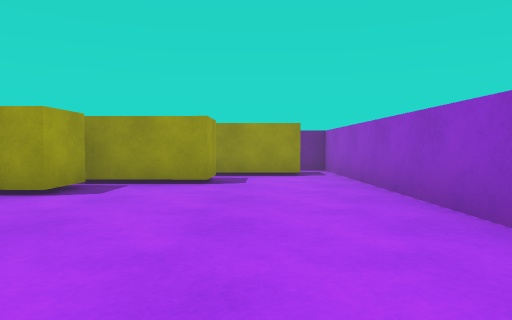
View 1 (above)

16 first-person views from a walk through a Unity game level. The camera is 0.58 m above the floor, tilts 2° down and sees 70° across. The floor is counted in squares, 1 m on a side. Each view is taken from the middle of a square. On the plan, view 1 faces up. The plan holds only what a view shows up to about 10 squares ahead; the rest is blank. The player character is not drawn. Surface patterns are stand-ins for the level's own textures.

View 2
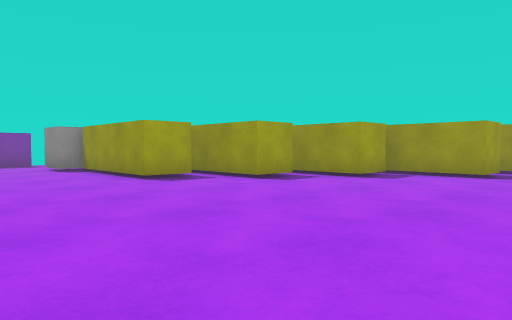

View 3
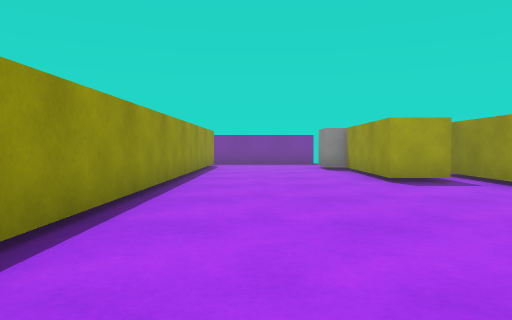

View 4
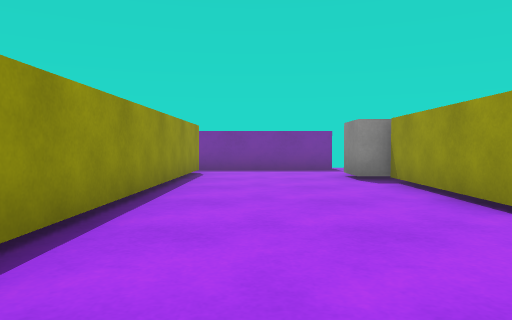

View 5
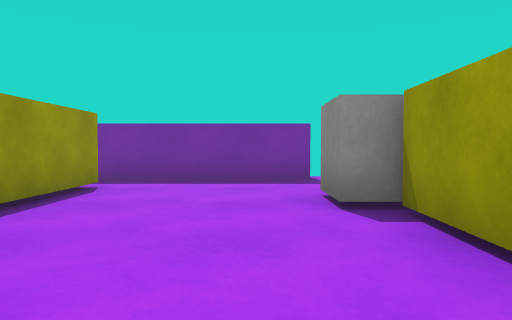

View 6
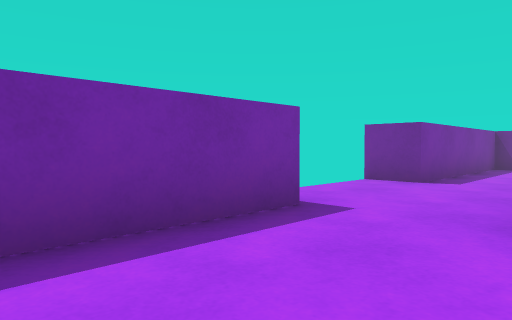

View 7
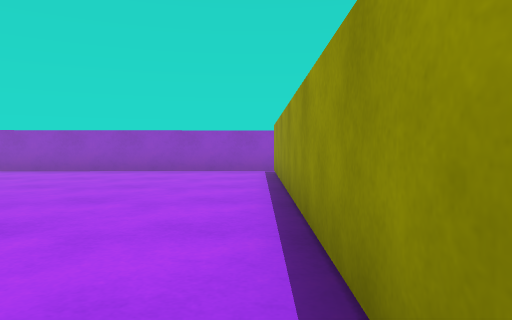

View 8
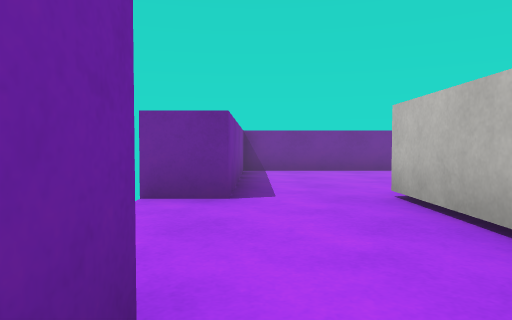

View 9
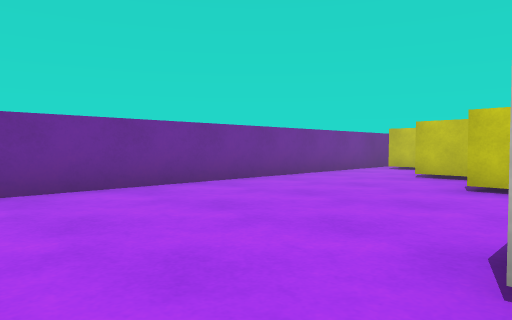

View 10
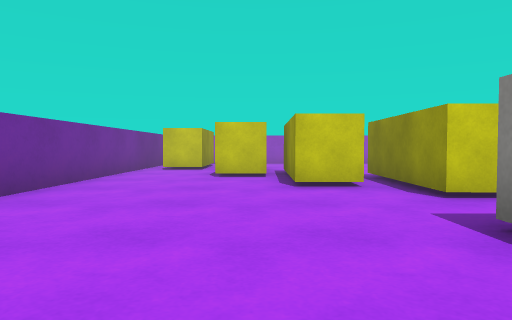

View 11
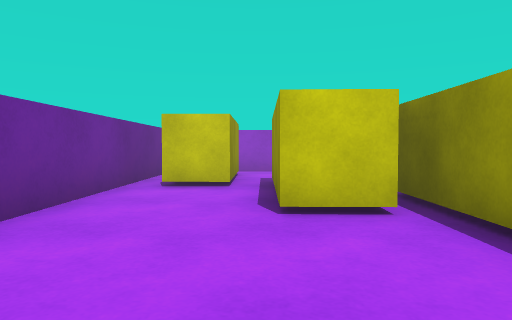

View 12
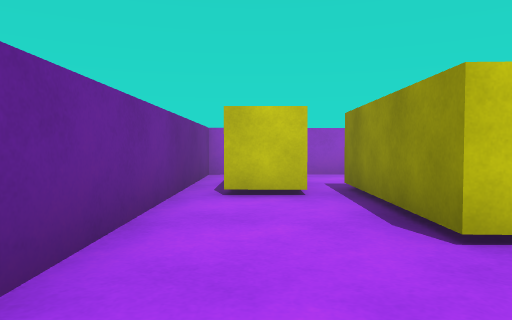

View 13
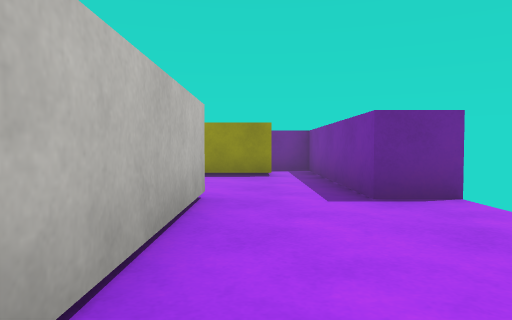

View 14
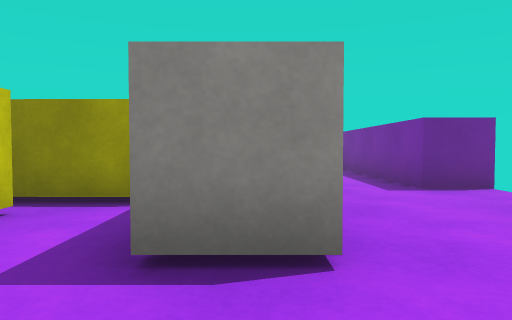

View 15
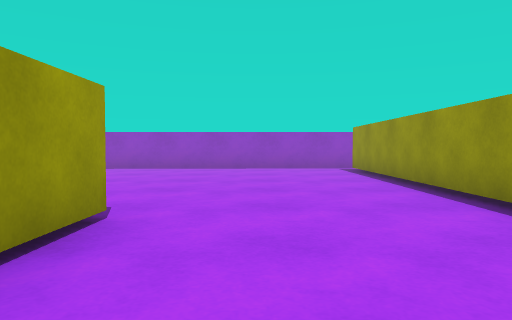

View 16
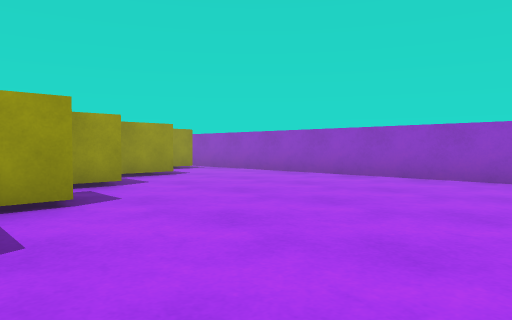

### Floor plan
Points are (right, up) in squares from view 1. A wall is a line through its corners. A room is listed if a view was taken in it or the views show most of it. See-through windows are left out.
Room 1 (views 1, 2, 3, 4, 5, 6, 7, 8, 9, 15, 16)
walls: (-5, 2.3) (-5, 1.2) (-8.4, 1.3) (-8.4, 0.8) (-9.4, 0.8) (-9.4, 4.3); (-3.7, 3.8) (-3.7, 2.8) (-6.2, 2.8); (-2.5, 5.4) (-2.5, 4.4) (-4.3, 4.4); (-0.7, 6.7) (-0.8, 5.7) (-2.8, 5.8); (1.9, -2.7) (1.7, 9) (-1.6, 9); (-10.4, -2.3) (1.1, -2.4); (-12.4, 0.9) (-11.3, 0.9) (-11.3, -3.9) (-10.4, -4); (-11.3, 5.6) (-11.3, 4.1) (-12.4, 4.1)
ways out: opening at (-10.5, 5.5) to room 2
objects: yellow block (-2, 8) to (1, 8)
Room 2 (views 10, 11, 12, 13, 14)
walls: (-5.7, 4.3) (-5.7, 5.4) (-2.5, 5.4); (-9.4, 4.3) (-8.4, 4.3); (-3.9, 5.8) (-3.9, 6.8) (-0.7, 6.7); (-6.9, 2.7) (-6.9, 3.8) (-3.7, 3.8); (-7.7, 2.3) (-6.5, 2.2); (-1.6, 9) (-11.3, 9) (-11.3, 5.6)
ways out: opening at (-10.5, 5.5) to room 1

Where each view was taken, in squares from view 1:
view 1: 0 up, 0 right, facing up
view 2: 2 down, 1 right, facing up-left
view 3: 1 down, 1 right, facing left
view 4: 1 down, 2 left, facing left
view 5: 0 up, 5 left, facing left
view 6: 2 down, 9 left, facing up-left
view 7: 2 down, 7 left, facing right
view 8: 0 up, 11 left, facing up
view 9: 4 up, 11 left, facing up-right
view 10: 6 up, 11 left, facing right
view 11: 7 up, 7 left, facing right
view 12: 8 up, 6 left, facing right
view 13: 5 up, 10 left, facing down
view 14: 6 up, 9 left, facing down
view 15: 0 up, 8 left, facing right
view 16: 1 down, 5 left, facing up-right
